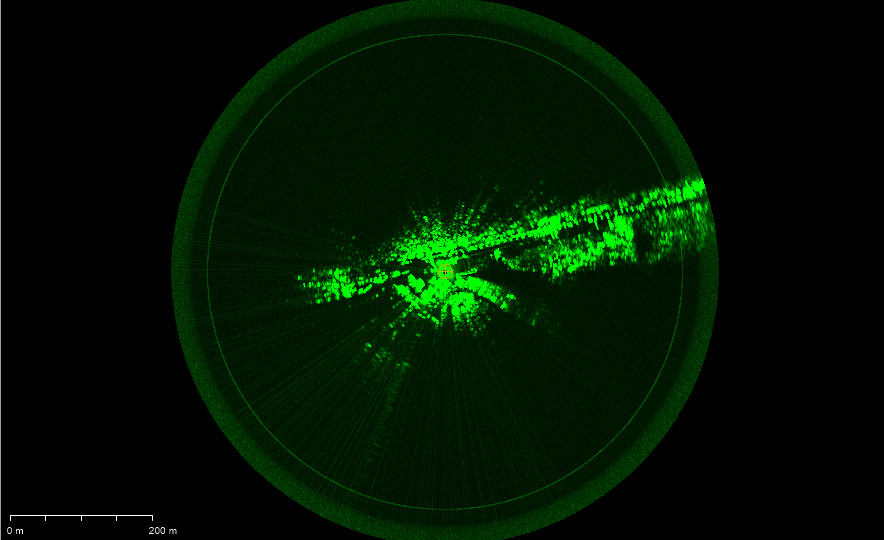
#> input picture radar_display.png, 884 x 540 px, found by its file name
$ python extract_radar_reference.py
#> lines starting #> are read from the running program, lines starting #| are printed output that depends on the picture; after the words box and inside, x2 and y2 are one past the last pixel; in counts of white or black regions, pixels touching at a corner belong together
### radar_synthesis/radar_display.py
"""Извлечение и очистка эталонного изображения радарного дисплея."""

from __future__ import annotations

from dataclasses import dataclass
from pathlib import Path
from typing import Tuple

import cv2
import numpy as np


@dataclass(frozen=True)
class RadarDisplayResult:
    """Результат выделения полезного сигнала и стиля радарного экрана."""

    clean_image: np.ndarray
    raw_response: np.ndarray
    style_background: np.ndarray
    style_artifacts: np.ndarray
    center_px: Tuple[float, float]
    radius_px: float


def read_rgb_image(path: str | Path) -> np.ndarray:
    """Читает изображение с диска и возвращает его в RGB-представлении."""

    image_bgr = cv2.imread(str(path), cv2.IMREAD_COLOR)
    if image_bgr is None:
        raise ValueError(f"Cannot read image: {path}")
    return cv2.cvtColor(image_bgr, cv2.COLOR_BGR2RGB)


def save_gray_image(path: str | Path, image: np.ndarray) -> None:
    """Сохраняет одноканальное изображение, создавая каталог при необходимости."""

    path = Path(path)
    path.parent.mkdir(parents=True, exist_ok=True)
    cv2.imwrite(str(path), image)


def normalize01(values: np.ndarray) -> np.ndarray:
    """Нормализует массив в диапазон от 0 до 1."""

    values = values.astype(np.float32)
    minimum = float(values.min())
    maximum = float(values.max())
    if maximum - minimum < 1e-8:
        return np.zeros_like(values, dtype=np.float32)
    return (values - minimum) / (maximum - minimum)


def normalize_to_uint8(values: np.ndarray) -> np.ndarray:
    """Переводит значения в 8-битный формат после нормализации."""

    return (normalize01(values) * 255.0).clip(0, 255).astype(np.uint8)


def extract_green_response(rgb_image: np.ndarray) -> np.ndarray:
    """Выделяет зеленый отклик, характерный для свечения радарного дисплея."""

    rgb_f32 = rgb_image.astype(np.float32)
    response = rgb_f32[:, :, 1] - 0.50 * rgb_f32[:, :, 0] - 0.50 * rgb_f32[:, :, 2]
    return normalize01(np.maximum(response, 0.0))


def estimate_display_circle(response: np.ndarray) -> Tuple[Tuple[float, float], float]:
    """Оценивает центр и радиус кругового экрана по маске яркого отклика."""

    threshold = max(0.08, float(np.quantile(response, 0.75)))
    mask = (response > threshold).astype(np.uint8) * 255
    contours, _ = cv2.findContours(mask, cv2.RETR_EXTERNAL, cv2.CHAIN_APPROX_SIMPLE)
    if not contours:
        height, width = response.shape
        return (width / 2.0, height / 2.0), min(height, width) * 0.45

    contour = max(contours, key=cv2.contourArea)
    center, radius = cv2.minEnclosingCircle(contour)
    return center, radius


def suppress_radial_rings(response: np.ndarray, center_px: Tuple[float, float], radius_px: float) -> np.ndarray:
    """Подавляет паразитные радиальные кольца в пределах экрана."""

    height, width = response.shape
    yy, xx = np.mgrid[0:height, 0:width].astype(np.float32)
    center_x, center_y = center_px
    dist = np.sqrt((xx - center_x) ** 2 + (yy - center_y) ** 2)

    clipped_radius = max(int(radius_px), 1)
    radial_index = np.clip(dist.astype(np.int32), 0, clipped_radius)
    radial_profile = np.zeros((clipped_radius + 1,), dtype=np.float32)
    radial_count = np.zeros((clipped_radius + 1,), dtype=np.float32)

    np.add.at(radial_profile, radial_index, response)
    np.add.at(radial_count, radial_index, 1.0)
    radial_profile /= np.maximum(radial_count, 1.0)

    smooth_profile = cv2.GaussianBlur(radial_profile.reshape(-1, 1), (1, 0), sigmaX=0.0, sigmaY=4.0).reshape(-1)
    ring_component = np.maximum(radial_profile - smooth_profile, 0.0)
    ring_lut = ring_component[radial_index]

    cleaned = np.maximum(response - 0.85 * ring_lut, 0.0)
    cleaned[dist > radius_px * 0.96] = 0.0
    return cleaned


def extract_clean_radar_reference(rgb_image: np.ndarray) -> RadarDisplayResult:
    """Извлекает очищенный эталон радара и карты стилевых артефактов."""

    response = extract_green_response(rgb_image)
    center_px, radius_px = estimate_display_circle(response)
    cleaned = suppress_radial_rings(response, center_px, radius_px)
    raw_u8 = normalize_to_uint8(response)
    cleaned_u8 = cv2.medianBlur(normalize_to_uint8(cleaned), 3)

    raw_f32 = raw_u8.astype(np.float32) / 255.0
    background_floor = float(np.quantile(raw_f32, 0.86))
    style_background = np.minimum(raw_f32, background_floor)
    style_background = cv2.GaussianBlur(style_background, (0, 0), sigmaX=2.0, sigmaY=2.0)

    smooth = cv2.GaussianBlur(raw_f32, (0, 0), sigmaX=3.4, sigmaY=3.4)
    style_artifacts = np.maximum(raw_f32 - smooth, 0.0)
    style_artifacts = cv2.GaussianBlur(style_artifacts, (0, 0), sigmaX=1.0, sigmaY=1.0)

    return RadarDisplayResult(
        clean_image=cleaned_u8,
        raw_response=raw_u8,
        style_background=normalize_to_uint8(style_background),
        style_artifacts=normalize_to_uint8(style_artifacts),
        center_px=center_px,
        radius_px=radius_px,
    )

### scripts/extract_radar_reference.py
"""CLI-скрипт для извлечения очищенного эталона радарного дисплея."""

from __future__ import annotations

import argparse
from pathlib import Path
import sys

PROJECT_ROOT = Path(__file__).resolve().parents[1]
if str(PROJECT_ROOT) not in sys.path:
    sys.path.insert(0, str(PROJECT_ROOT))

from radar_synthesis.radar_display import extract_clean_radar_reference, read_rgb_image, save_gray_image


def build_parser() -> argparse.ArgumentParser:
    """Создает парсер аргументов командной строки для скрипта."""

    parser = argparse.ArgumentParser(description="Extract a UI-cleaned radar reference image.")
    parser.add_argument(
        "--input",
        type=Path,
        default=Path("data/raw/radar/radar_display.png"),
        help="Path to the radar screen capture.",
    )
    parser.add_argument(
        "--output",
        type=Path,
        default=Path("data/processed/reference/radar_display_clean.png"),
        help="Path to the cleaned radar image.",
    )
    return parser


def main() -> None:
    """Запускает чтение входного кадра и сохранение очищенного эталона."""

    args = build_parser().parse_args()
    rgb_image = read_rgb_image(args.input)
#> in read_rgb_image, image_bgr is the input picture: shape (540, 884, 3); mean B, G, R 0.3, 19.5, 0.3
    result = extract_clean_radar_reference(rgb_image)
#> in extract_green_response, `response = rgb_f32[:, :, 1] - 0.50 * rgb_f32[:, :, 0] - 0.50 * rgb_f32..`:
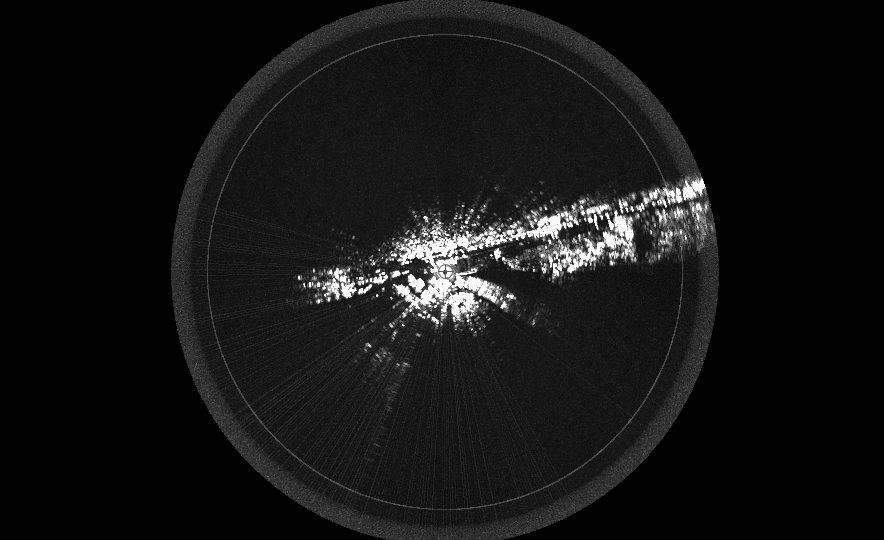
#> response: shape (540, 884) float32; min 0, max 255, mean 19.1
#> in normalize01, `minimum = float(values.min())`: minimum = 0
#> in normalize01, `maximum = float(values.max())`: maximum = 255
#> in estimate_display_circle, `threshold = max(0.08, float(np.quantile(response, 0.75)))`: threshold = 0.0941
#> in estimate_display_circle, `mask = (response > threshold).astype(np.uint8) * 255`:
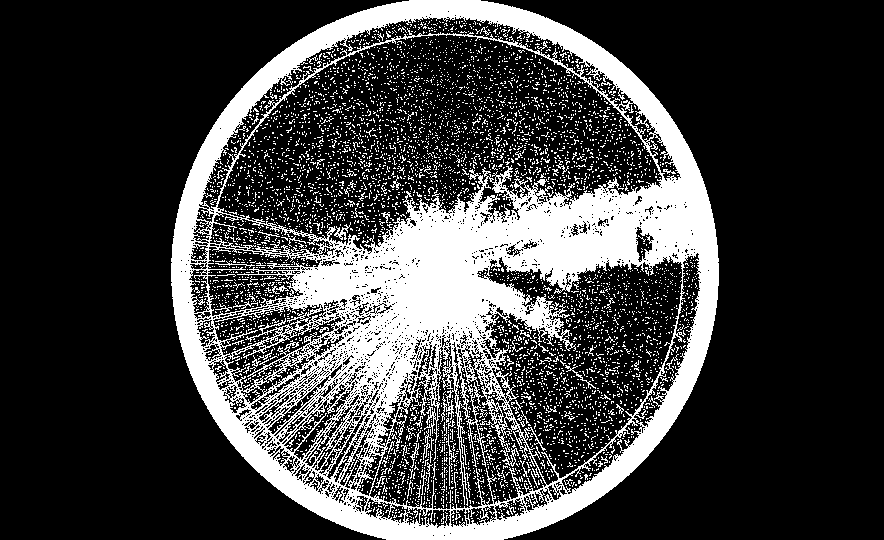
#> mask: shape (540, 884); 23.9% white; 5156 white regions (5090 under 20 px)
#> in estimate_display_circle, `contours, _ = cv2.findContours(mask, cv2.RETR_EXTERNAL, cv2.CHAIN_APPR..`: contours = 1 contour; box (x1, y1, x2, y2) and area: (171, 0, 719, 540) 234506
#> in estimate_display_circle, `contour = max(contours, key=cv2.contourArea)`: contour = contour of 760 points, box (x1, y1, x2, y2) (171, 0, 719, 540), area 234506
#> in estimate_display_circle, `center, radius = cv2.minEnclosingCircle(contour)`: center = (444.5, 271.5); radius = 274
#> in extract_clean_radar_reference, `center_px, radius_px = estimate_display_circle(response)`: center_px = (444.5, 271.5); radius_px = 274
#> in suppress_radial_rings, `center_x, center_y = center_px`: center_x = 444.5; center_y = 271.5
#> in suppress_radial_rings, `dist = np.sqrt((xx - center_x) ** 2 + (yy - center_y) ** 2)`:
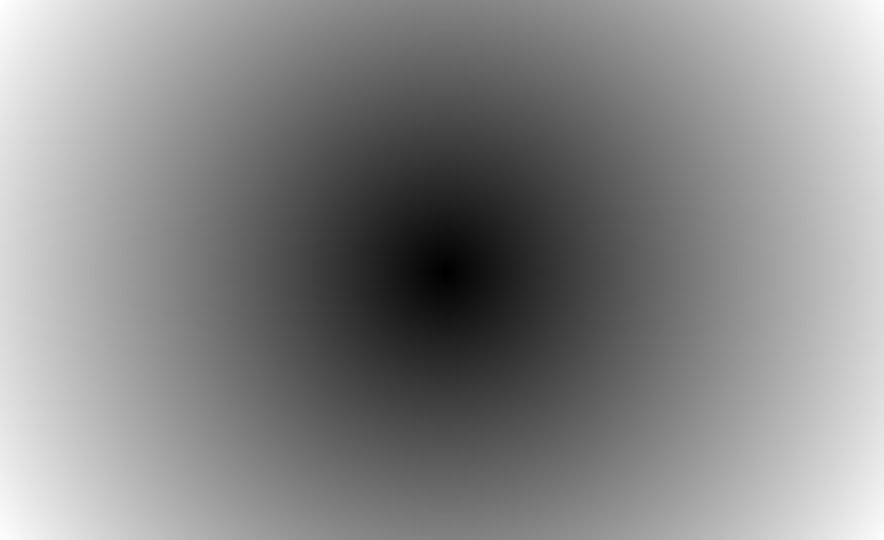
#> dist: shape (540, 884) float32; min 0.707, max 520.9, mean 277.2; drawn with min black and max white
#> in suppress_radial_rings, `clipped_radius = max(int(radius_px), 1)`: clipped_radius = 274
#> in suppress_radial_rings, `radial_index = np.clip(dist.astype(np.int32), 0, clipped_radius)`:
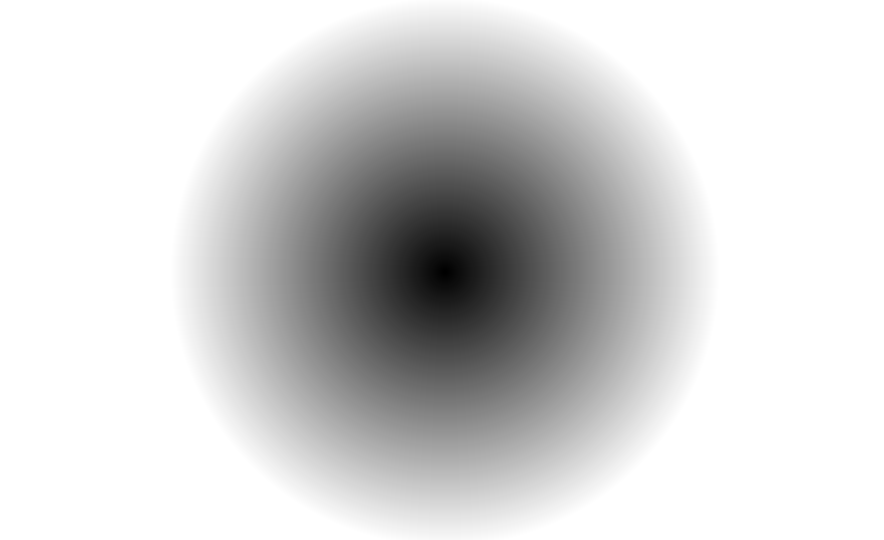
#> radial_index: shape (540, 884) int32; min 0, max 274, mean 228.6; drawn with min black and max white
#> in suppress_radial_rings, `cleaned[dist > radius_px * 0.96] = 0.0`:
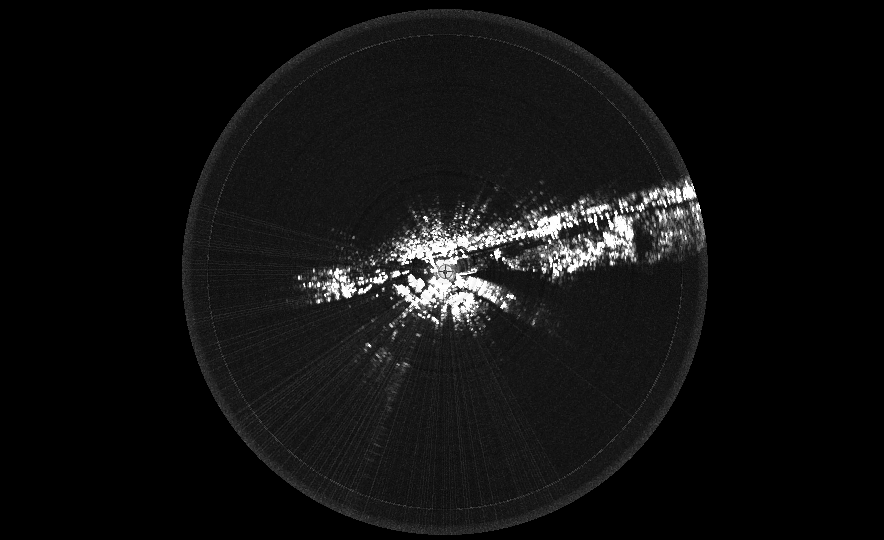
#> cleaned: shape (540, 884) float32; min 0, max 1, mean 0.0657
#> in extract_clean_radar_reference, `background_floor = float(np.quantile(raw_f32, 0.86))`: background_floor = 0.129
#> in extract_clean_radar_reference, `style_artifacts = np.maximum(raw_f32 - smooth, 0.0)`:
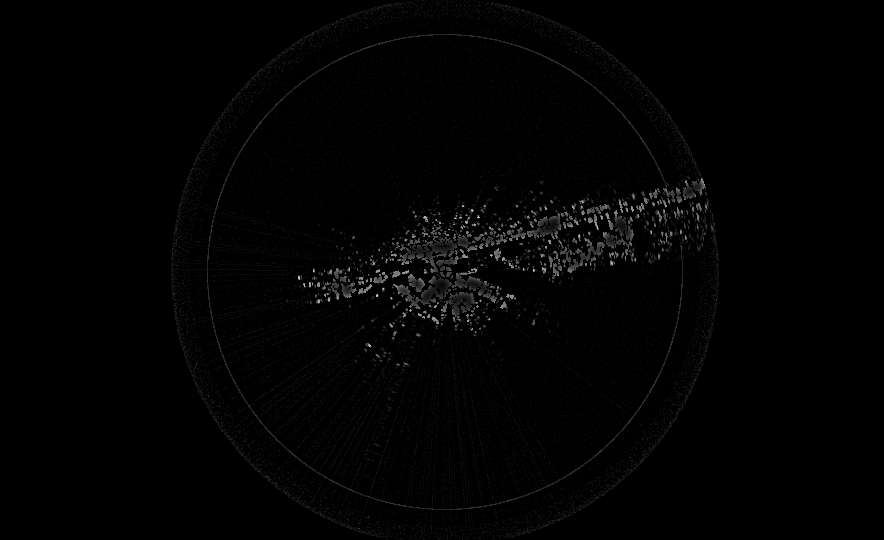
#> style_artifacts: shape (540, 884) float32; min 0, max 0.802, mean 0.0104
#> in normalize01 (call 5), `maximum = float(values.max())`: maximum = 0.511
#> in normalize01 (call 5), `return (values - minimum) / (maximum - minimum)`:
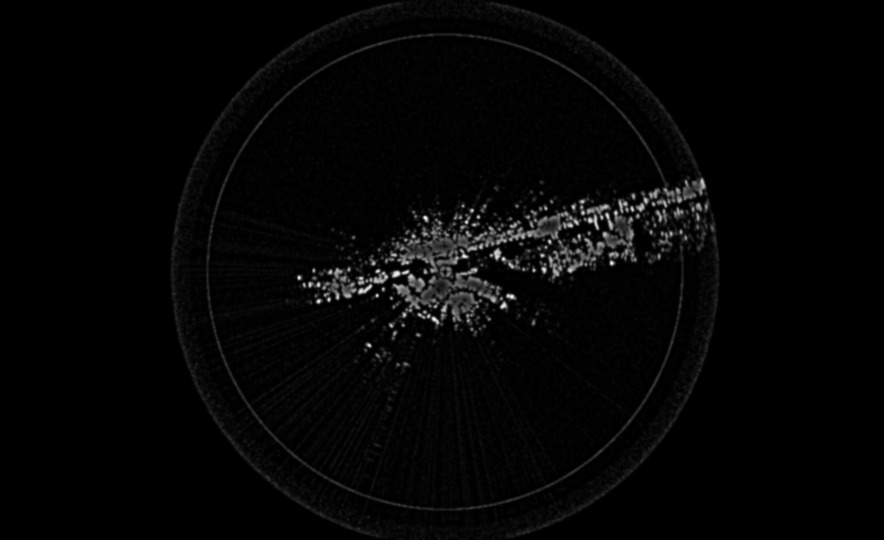
#> returned value: shape (540, 884) float32; min 0, max 1, mean 0.0204
    save_gray_image(args.output, result.clean_image)

    print(f"saved={args.output}")
    print(f"center_px=({result.center_px[0]:.1f}, {result.center_px[1]:.1f})")
#| center_px=(444.5, 271.5)
    print(f"radius_px={result.radius_px:.1f}")
#| radius_px=274.0


if __name__ == "__main__":
    main()
